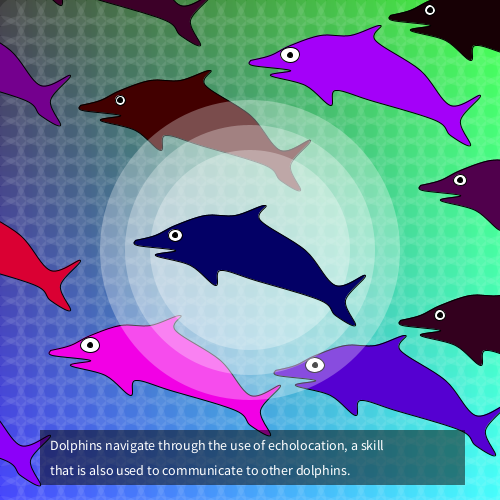
Frame 1 (no input)
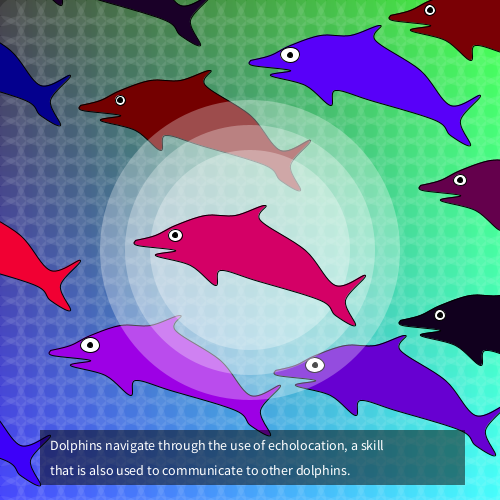
Frame 2 (the mouse pressed at the canvas centre, redrawn once)

The Processing sketch that drew these frames (run headless with seeded random() and noise(); the mouse was pressed at the canvas centre and the sketch redrawn once):

// Processing sketch: processing_37567
// ── processing_37567.pde

  void setup() {
  size (500, 500);
  noStroke();
  smooth();
  noLoop();
  colorMode (RGB, 500);
}

void draw() {
  //gradient
  for (int i = 0; i < 500; i++) {
    for (int j = 0; j < 500; j++) {
      strokeWeight (2);
      stroke(0, i, j);
      point(i, j);
    }
  }
  //dots
  fill(500, 40);
  noStroke();
  for (int i=1; i<1000; i=i+20) {
    for (int j=1; j<1000; j=j+20) {
      ellipse (i, j, 50, 50);
    }
  }

  //stamped!
  rubberStamp (250, 60, 490);
  rubberStamp(80, 105, 0); 
  rubberStamp (50, 350, 450);
  rubberStamp (-20, -40, 80);
  rubberStamp (-150, 225, 100);
  rubberStamp (420, 185, 150);
  rubberStamp (-160, 40, 280);
  rubberStamp (-180, 400, 490);
  rubberStamp (275, 370, 410);
  rubberStamp (390, 15, 10);
  rubberStamp (400, 320, 60);

  noStroke();
  fill (0, 250);
  rect (40, 430, 425, 55);
  fill(500, 150);
  ellipse (250, 250, 300, 300);
  ellipse (250, 250, 250, 250);
  ellipse (250, 250, 200, 200);
  
  rubberStamp (135, 240, 200);

  textSize(14);
  fill(500);
  text ("Dolphins navigate through the use of echolocation, a skill", 50, 450);
  text ("that is also used to communicate to other dolphins.", 50, 475);
}

void rubberStamp (int x, int y, int colors) {
  stroke (0);
  fill (random (0, 500),0 , colors );
  strokeWeight(1);

  //dolphin
  beginShape();
  curveVertex (x, y);
  curveVertex (x, y);
  curveVertex (x+20, y-5); 
  curveVertex (x+40, y-15);
  curveVertex (x+70, y-25); 
  //topfin
  curveVertex (x+100, y-25); 
  curveVertex (x+130, y-35); 
  curveVertex (x+125, y-20); 
  //upperbody
  curveVertex (x+170, y+10);
  //tail
  curveVertex (x+200, y+45); 
  curveVertex (x+230, y+35);
  curveVertex (x+210, y+60);
  curveVertex (x+220, y+85);
  curveVertex (x+200, y+75);
  curveVertex (x+185, y+60);
  //lowerbody
  curveVertex (x+120, y+40);
  //flipper
  curveVertex (x+85, y+30);
  curveVertex (x+80, y+45);
  curveVertex (x+55, y+25);
  curveVertex (x+20, y+15);
  curveVertex (x+40, y+10);
  curveVertex (x+2, y+5);
  curveVertex (x, y);
  curveVertex (x, y);
  endShape();

  //eyeballs
  fill(500);
  ellipse (x+40, y-5, 10+(.02*colors), 10+(.01*colors));
  fill(0);
  ellipse (x+40, y-5, 5, 5);
}
                                                
